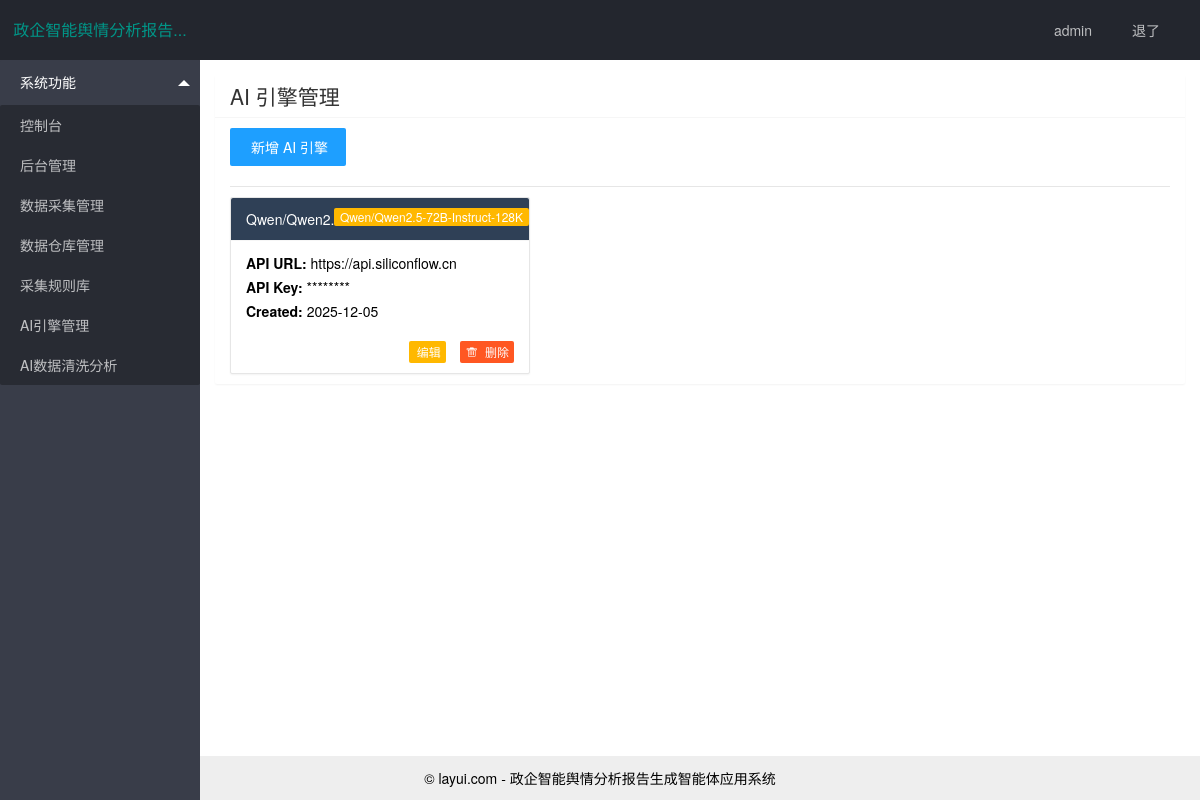
/admin/ai_engines (signed in), run on the app's committed database.
### app/models.py (models this page shows, shortened)
class SystemSettings(db.Model):
    id = db.Column(db.Integer, primary_key=True)
    app_name = db.Column(db.String(128), default='政企智能舆情分析报告生成智能体应用系统')
    logo_url = db.Column(db.String(256))

class User(UserMixin, db.Model):
    id = db.Column(db.Integer, primary_key=True)
    username = db.Column(db.String(64), index=True, unique=True)
    password_hash = db.Column(db.String(128))
    role = db.Column(db.String(20), default='user') # user, admin

class AiEngine(db.Model):
    id = db.Column(db.Integer, primary_key=True)
    provider = db.Column(db.String(64))
    api_url = db.Column(db.String(256))
    api_key = db.Column(db.String(256))
    model_name = db.Column(db.String(64))
    created_at = db.Column(db.DateTime, default=db.func.now())

### app/routes.py (the view)
@app.route('/admin/ai_engines')
@login_required
def admin_ai_engines():
    if current_user.role != 'admin':
        flash('您没有权限访问该页面')
        return redirect(url_for('index'))
    engines = AiEngine.query.all()
    return render_template('admin_ai_engines.html', title='AI引擎管理', engines=engines)

### app/models.py (called while the page is built)
@login.user_loader
def load_user(id):
    return User.query.get(int(id))

### app/routes.py (called while the page is built)
@app.context_processor
def inject_system_settings():
    settings = SystemSettings.query.first()
    if not settings:
        settings = SystemSettings(app_name='政企智能舆情分析报告生成智能体应用系统')
        db.session.add(settings)
        db.session.commit()
    return dict(system_settings=settings)

### app/templates/admin_ai_engines.html (shortened to what this page needs)
{% extends "base.html" %}
{% block content %}
<div class="layui-card">
    <div class="layui-card-header">
        <h2>AI 引擎管理</h2>
    </div>
    <div class="layui-card-body">
        <div class="layui-btn-container">
            <button class="layui-btn layui-btn-normal" id="btn-add">
                 新增 AI 引擎
            </button>
        </div>
        <hr>
        <div class="layui-row layui-col-space20">
            {% for engine in engines %}
            <div class="layui-col-md4 layui-col-sm6">
                <div class="layui-card ai-engine-card" style="border: 1px solid #e6e6e6; transition: all 0.3s;">
                    <div class="layui-card-header layui-bg-cyan">
                         {{ engine.provider }}
                        <span class="layui-badge layui-bg-orange layui-layout-right" style="margin-top: 10px;">{{ engine.model_name }}</span>
                    </div>
                    <div class="layui-card-body">
                        <p><strong>API URL:</strong> <span class="layui-elip" title="{{ engine.api_url }}">{{ engine.api_url }}</span></p>
                        <p><strong>API Key:</strong> <span class="layui-elip">********</span></p>
                        <p><strong>Created:</strong> {{ engine.created_at.strftime('%Y-%m-%d') if engine.created_at else '' }}</p>
                        <div style="margin-top: 15px; text-align: right;">
                            <button class="layui-btn layui-btn-xs layui-btn-warm btn-edit"
                                data-id="{{ engine.id }}"
                                data-provider="{{ engine.provider }}"
                                data-api-url="{{ engine.api_url }}"
                                data-api-key="{{ engine.api_key }}"
                                data-model-name="{{ engine.model_name }}">
                                 编辑
                            </button>
                            <button class="layui-btn layui-btn-xs layui-btn-danger btn-delete" data-id="{{ engine.id }}">
                                <i class="layui-icon layui-icon-delete"></i> 删除
                            </button>
                        </div>
                    </div>
                </div>
            </div>
            {% endfor %}
        </div>
    </div>
</div>
{% endblock %}

### app/templates/base.html (shortened to what this page needs)
<!DOCTYPE html>
<html>
<head>
  <link rel="stylesheet" href="{{ url_for('static', filename='layui-v2.2.5/layui/css/layui.css') }}"  media="all">
</head>
<body class="layui-layout-body">
<div class="layui-layout layui-layout-admin">
  {% if current_user.is_authenticated %}
  <div class="layui-header">
    <div class="layui-logo">{{ system_settings.app_name[:10] }}...</div>
    <ul class="layui-nav layui-layout-right">
      <li class="layui-nav-item">
        <a href="javascript:;">
          {{ current_user.username }}
        </a>
      </li>
      <li class="layui-nav-item"><a href="{{ url_for('logout') }}">退了</a></li>
    </ul>
  </div>
  <div class="layui-side layui-bg-black">
    <div class="layui-side-scroll">
      <ul class="layui-nav layui-nav-tree"  lay-filter="test">
        <li class="layui-nav-item layui-nav-itemed">
          <a class="" href="javascript:;">系统功能</a>
          <dl class="layui-nav-child">
            <dd><a href="{{ url_for('index') }}">控制台</a></dd>
            {% if current_user.role == 'admin' %}
            <dd><a href="{{ url_for('admin') }}">后台管理</a></dd>
            <dd><a href="{{ url_for('admin_collection') }}">数据采集管理</a></dd>
            <dd><a href="{{ url_for('admin_data_warehouse') }}">数据仓库管理</a></dd>
            <dd><a href="{{ url_for('admin_rules') }}">采集规则库</a></dd>
            <dd><a href="{{ url_for('admin_ai_engines') }}">AI引擎管理</a></dd>
            <dd><a href="{{ url_for('admin_ai_analysis') }}">AI数据清洗分析</a></dd>
            {% endif %}
          </dl>
        </li>
      </ul>
    </div>
  </div>
  {% endif %}
  <div class="layui-body {{ 'layui-body-full' if not current_user.is_authenticated else '' }}">
    <div style="padding: 15px;">
      {% block content %}{% endblock %}
    </div>
  </div>
  {% if current_user.is_authenticated %}
  <div class="layui-footer" style="left: 0; text-align: center;">
    © layui.com - {{ system_settings.app_name }}
  </div>
  {% endif %}
</div>
</body>
</html>

### app/templates/base.html (style rules this page uses)
body { padding-top: 60px; }
.layui-layout-admin .layui-header { position: fixed; top: 0; left: 0; right: 0; }

### app/templates/admin_ai_engines.html (style rules this page uses)
.layui-elip { display: inline-block; max-width: 70%; vertical-align: bottom; overflow: hidden; text-overflow: ellipsis; white-space: nowrap; }

### data on the page
SystemSettings: app_name "政企智能舆情分析报告", app_name "政企智能舆情分析报告生成智能体应用系统"
User: username "admin"
AiEngine: provider "Qwen/Qwen2.5-72B-Instruct-128K", model_name "Qwen/Qwen2.5-72B-Instruct-128K", api_url "https://api.siliconflow.cn", created_at "2025-12-05"
